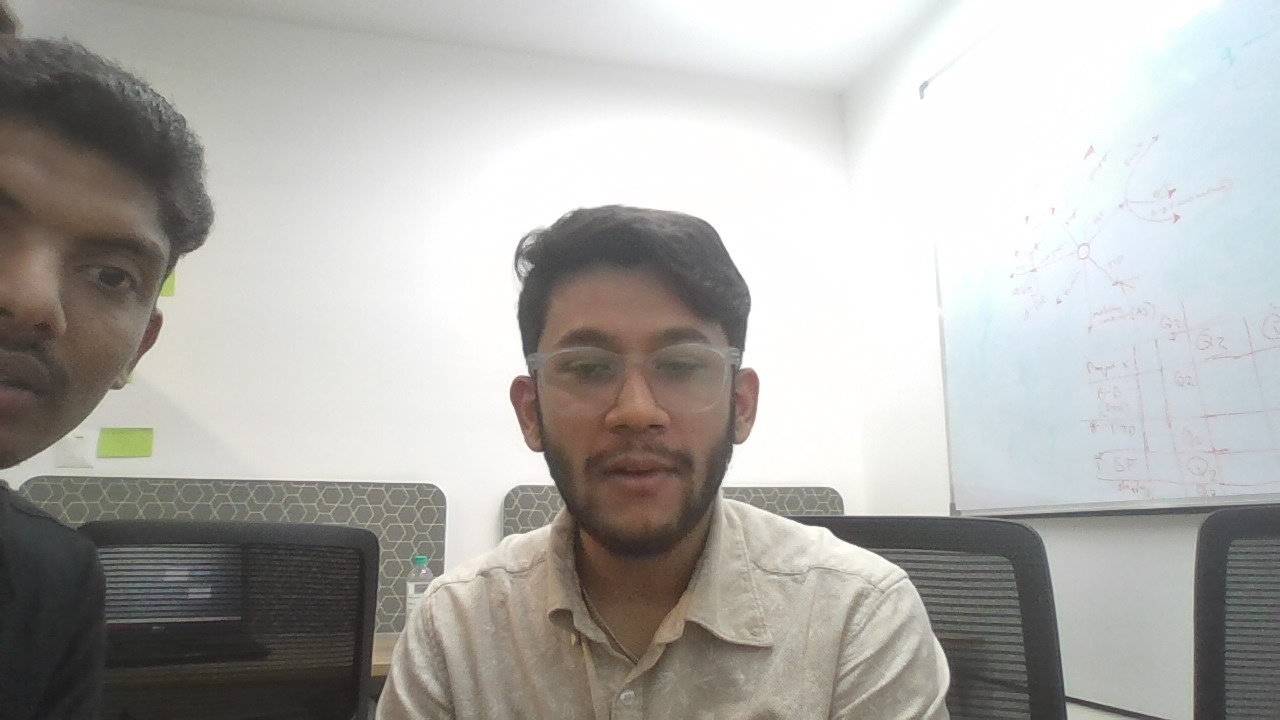
#> input picture captured_images/person_20250530_125528.jpg, 1280 x 720 px
$ python -i capture_logic.py   (imports and definitions only)
#> lines starting #> are read from the running program, lines starting #| are printed output that depends on the picture; after the words box and inside, x2 and y2 are one past the last pixel; in counts of white or black regions, pixels touching at a corner belong together
#> further down, picture is the input picture: shape (720, 1280, 3); mean B, G, R 170.6, 174, 175.3
import cv2
import numpy as np
from ultralytics import YOLO
import os
from datetime import datetime

# [1 line that did not run here, left out]
# [6 lines not run here, left out]

# [12 lines left out: function is_person_inside_box_75_percent, not called in this run]

def extract_outline_contour(image, thickness=3):
#> called with thickness = 3
    if image.shape[2] == 4:
        image = image[..., :3]
    gray = cv2.cvtColor(image, cv2.COLOR_BGR2GRAY)
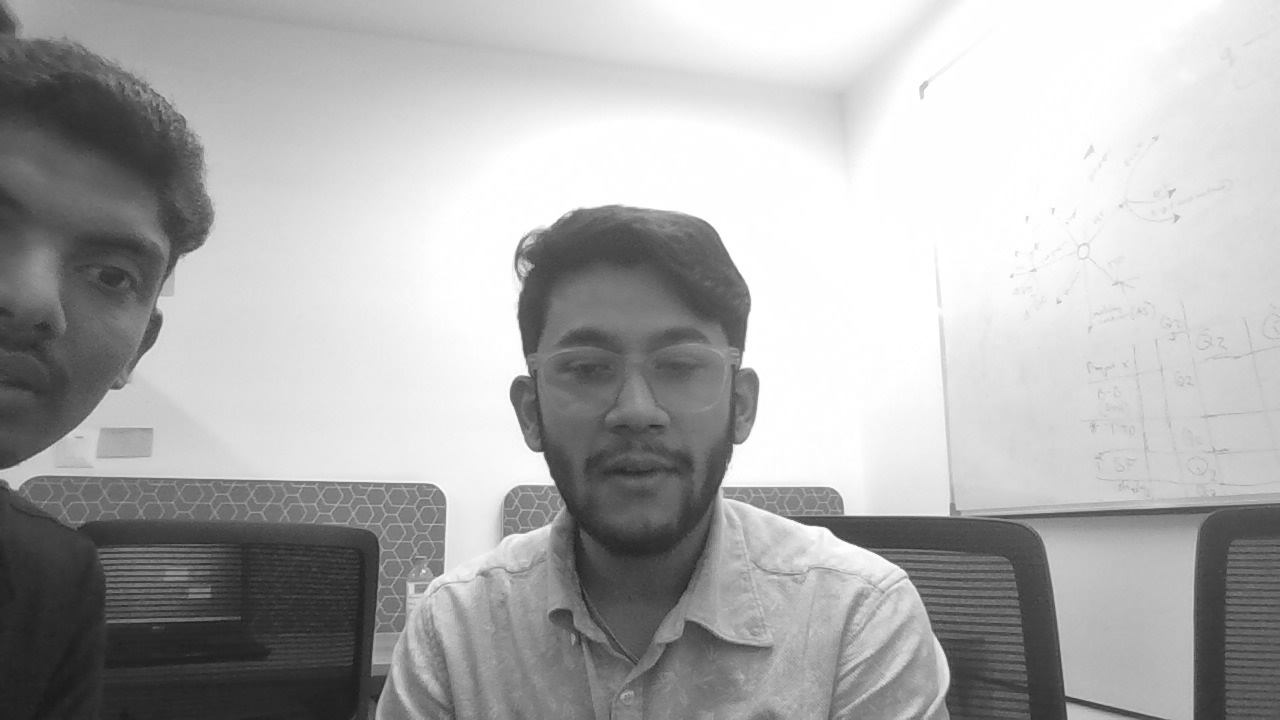
#> gray: shape (720, 1280); min 25, max 255, mean 174
    _, thresh = cv2.threshold(gray, 10, 255, cv2.THRESH_BINARY)
#> thresh: shape (720, 1280); every value is 255
    contours, _ = cv2.findContours(thresh, cv2.RETR_EXTERNAL, cv2.CHAIN_APPROX_SIMPLE)
#> contours = [[[0, 0], [0, 719], [1279, 719], [1279, 0]]]
    contour_img = np.zeros_like(gray)
    cv2.drawContours(contour_img, contours, -1, (255), thickness)
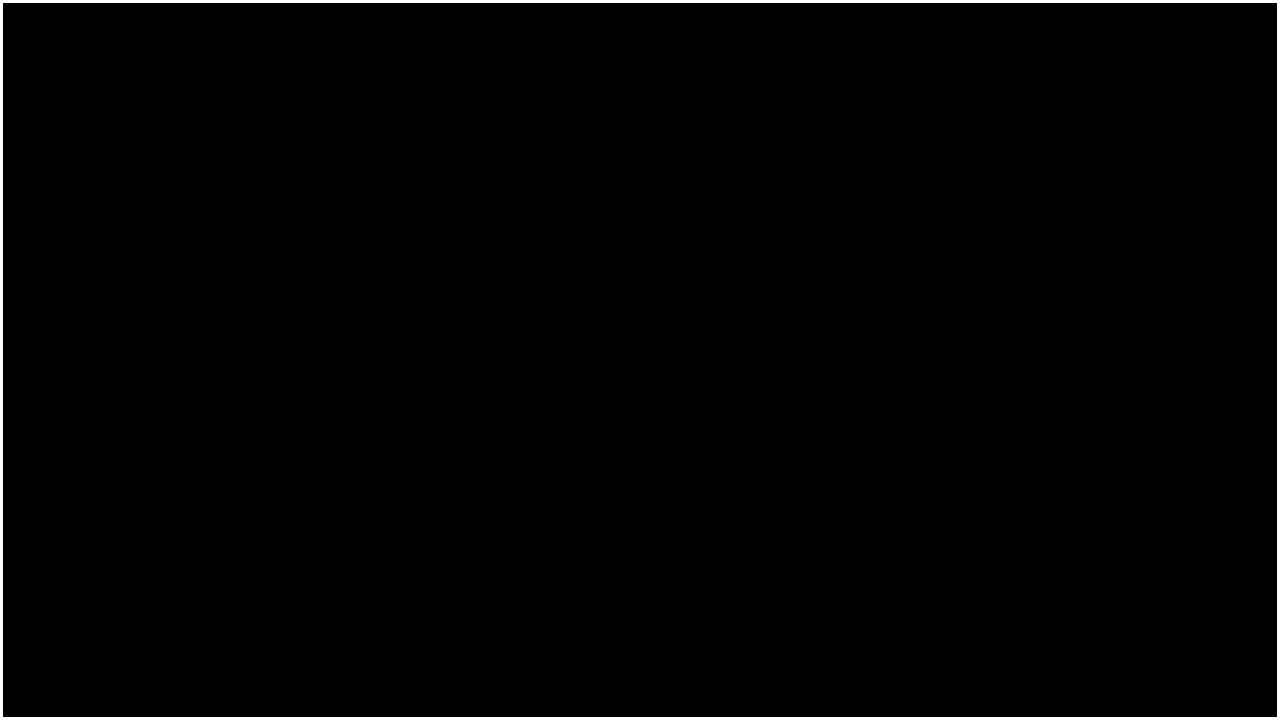
#> contour_img: shape (720, 1280); 1.3% white; 1 white region, box (x1, y1, x2, y2) and area: (0, 0, 1280, 720) 11964
    return contour_img

# [59 lines left out: function start_capture, not called in this run]

>>> import cv2
>>> picture = cv2.imread('captured_images/person_20250530_125528.jpg')
>>> result = extract_outline_contour(picture)

$ run again, on captured_images/person_20250530_125733.jpg
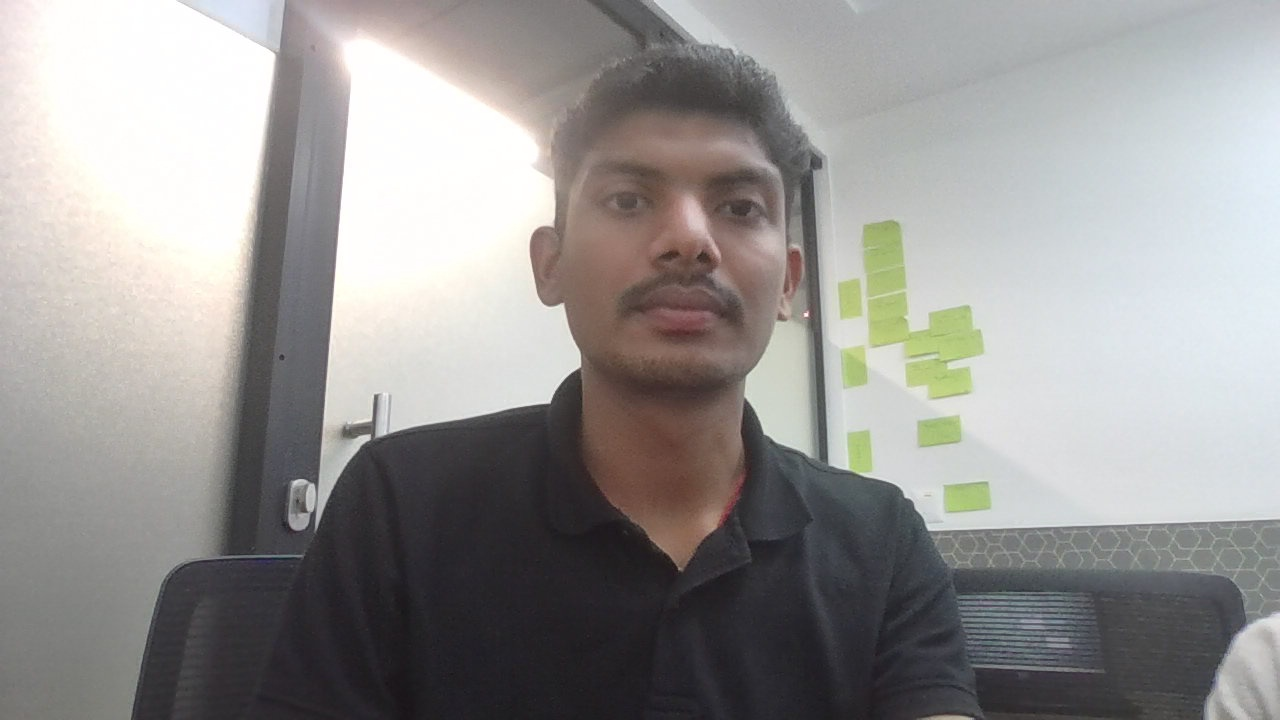
#> input picture captured_images/person_20250530_125733.jpg, 1280 x 720 px
#> picture is the input picture: shape (720, 1280, 3); mean B, G, R 147.8, 149.3, 151.2
#> in extract_outline_contour, `gray = cv2.cvtColor(image, cv2.COLOR_BGR2GRAY)`:
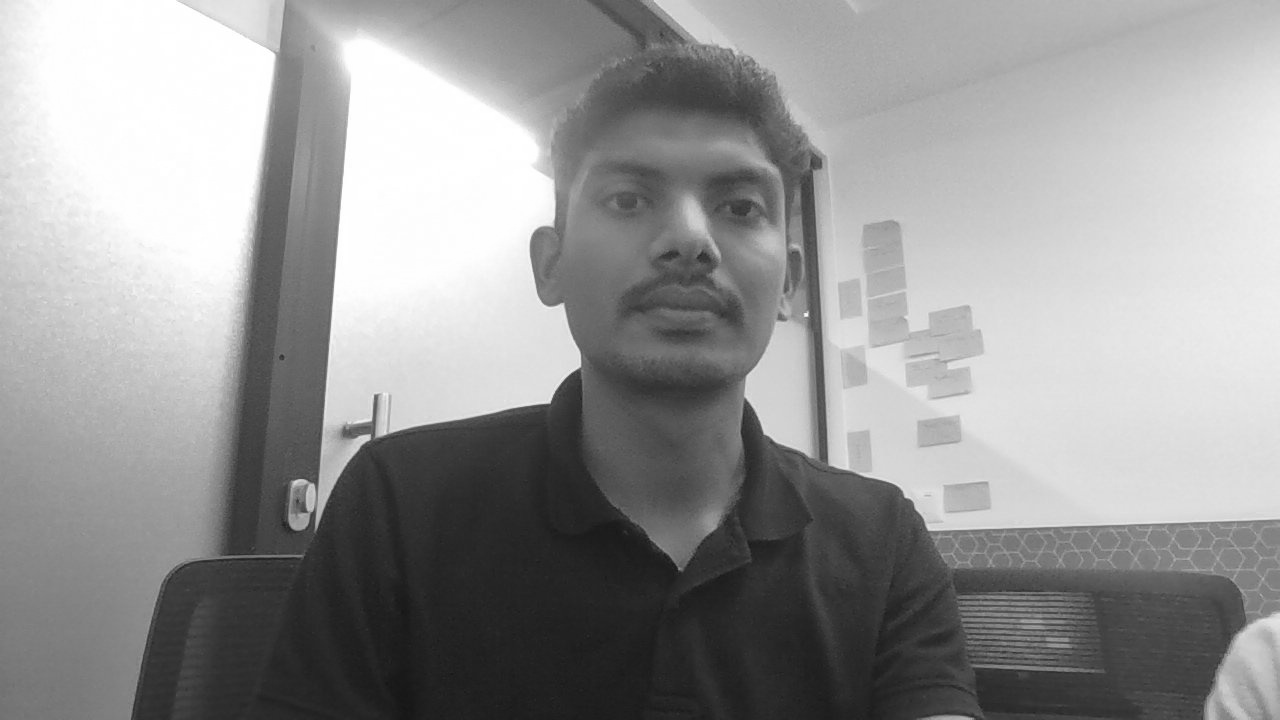
#> gray: shape (720, 1280); min 21, max 255, mean 149.7
#> thresh: shape (720, 1280); every value is 255
#> contours = [[[0, 0], [0, 719], [1279, 719], [1279, 0]]]
#> contour_img: shape (720, 1280); 1.3% white; 1 white region, box (x1, y1, x2, y2) and area: (0, 0, 1280, 720) 11964

$ run again, on captured_images/person_20250530_145321.jpg
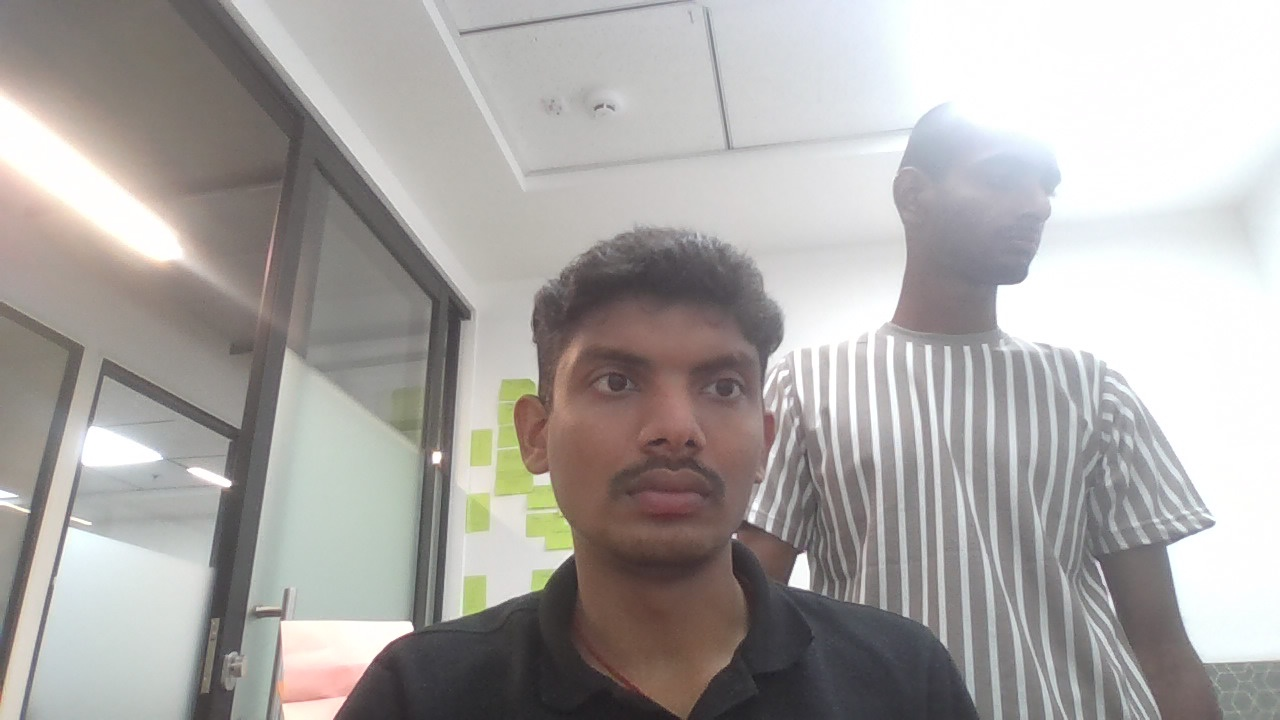
#> input picture captured_images/person_20250530_145321.jpg, 1280 x 720 px
#> picture is the input picture: shape (720, 1280, 3); mean B, G, R 165.8, 167.9, 171.2
#> in extract_outline_contour, `gray = cv2.cvtColor(image, cv2.COLOR_BGR2GRAY)`:
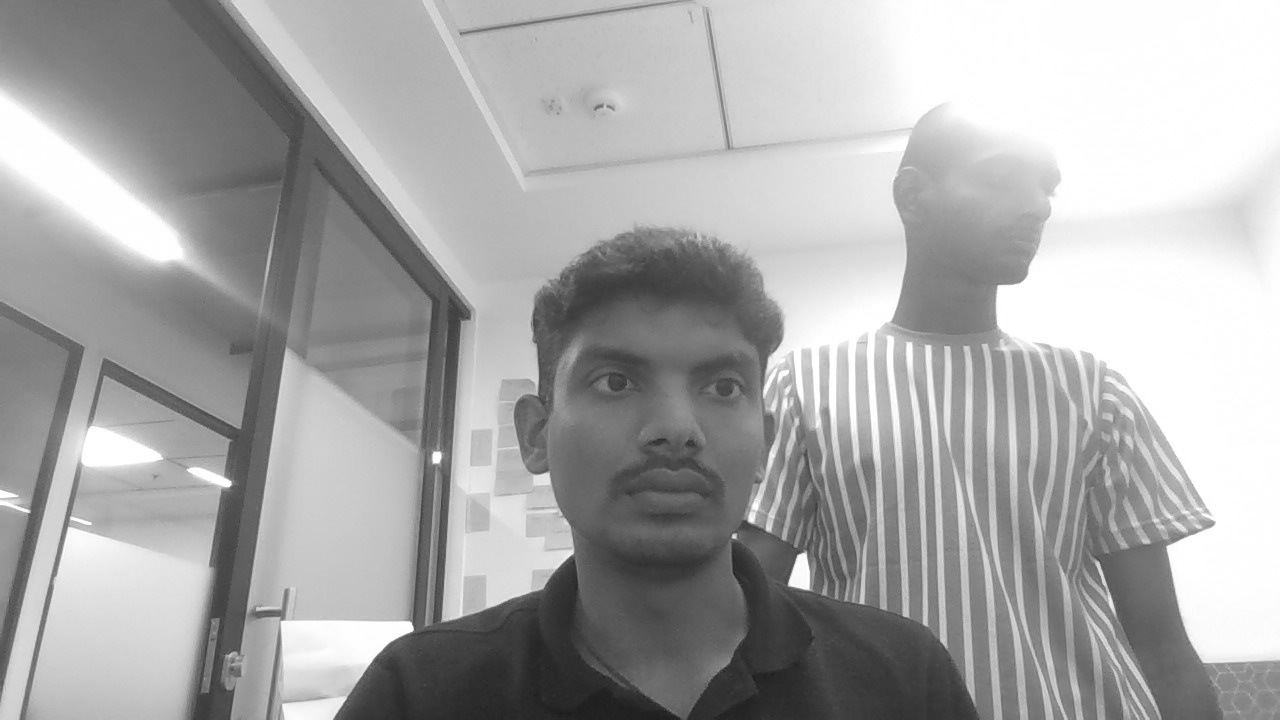
#> gray: shape (720, 1280); min 27, max 255, mean 168.7
#> thresh: shape (720, 1280); every value is 255
#> contours = [[[0, 0], [0, 719], [1279, 719], [1279, 0]]]
#> contour_img: shape (720, 1280); 1.3% white; 1 white region, box (x1, y1, x2, y2) and area: (0, 0, 1280, 720) 11964
